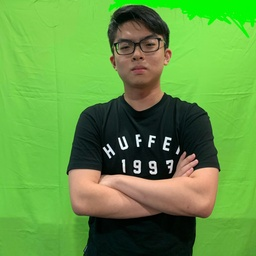
#> input picture my_photoshop/image_contest/figure.jpg, 256 x 256 px, shrunk from 3024 x 3024 before the run
$ python best_photoshop_award.py
#> lines starting #> are read from the running program, lines starting #| are printed output that depends on the picture
### my_photoshop/simpleimage.py
#!/usr/bin/env python3

"""
Stanford CS106AP SimpleImage
Nick Parlante, Sonja Johnson-Yu, and Nick Bowman
 -6/2019 version has file reading, pix, and foreach iterator

SimpleImage Features:
Create image:
    image = SimpleImage.blank(400, 200)   # create new image of size
    image = SimpleImage('foo.jpg')        # create from file

Access size
    image.width, image.height

Iterate over all pixels:
    for pixel in image:
        #do something with pixel

Get pix at x,y
    pix = image.get_pix(x, y)
    # pix is RGB tuple like (100, 200, 0)

Set pix at x,y
    image.set_pix(x, y, pix)   # set data by tuple also

Get Pixel object at x,y
    pixel = image.get_pixel(x, y)
    pixel.red = 0
    pixel.blue = 255

Show image on screen
    image.show()

The main() function below demonstrates the above functions as a test.
"""

import sys
# If the following line fails, "Pillow" needs to be installed
from PIL import Image


def clamp(num):
    """
    Return a "clamped" version of the given num,
    converted to be an int limited to the range 0..255 for 1 byte.
    """
    num = int(num)
    if num < 0:
        return 0
    if num >= 256:
        return 255
    return num


class Pixel(object):
    """
    A pixel at an x,y in a SimpleImage.
    Supports set/get .red .green .blue
    and get .x .y
    """
    def __init__(self, image, x, y):
        self.image = image
        self._x = x
        self._y = y

    def __str__(self):
        return 'r:' + str(self.red) + ' g:' + str(self.green) + ' b:' + str(self.blue)

    # Pillow image stores each pixel color as a (red, green, blue) tuple.
    # So the functions below have to unpack/repack the tuple to change anything.

    @property
    def red(self):
        return self.image.px[self._x, self._y][0]

    @red.setter
    def red(self, value):
        rgb = self.image.px[self._x, self._y]
        self.image.px[self._x, self._y] = (clamp(value), rgb[1], rgb[2])

    @property
    def green(self):
        return self.image.px[self._x, self._y][1]

    @green.setter
    def green(self, value):
        rgb = self.image.px[self._x, self._y]
        self.image.px[self._x, self._y] = (rgb[0], clamp(value), rgb[2])

    @property
    def blue(self):
        return self.image.px[self._x, self._y][2]

    @blue.setter
    def blue(self, value):
        rgb = self.image.px[self._x, self._y]
        self.image.px[self._x, self._y] = (rgb[0], rgb[1], clamp(value))

    @property
    def x(self):
        return self._x

    @property
    def y(self):
        return self._y


# color tuples for background color names 'red' 'white' etc.
BACK_COLORS = {
    'white': (255, 255, 255),
    'black': (0, 0, 0),
    'red': (255, 0, 0),
    'green': (0, 255, 0),
    'blue': (0, 0, 255),
}


class SimpleImage(object):
    def __init__(self, filename, width=0, height=0, back_color=None):
        """
        Create a new image. This case works: SimpleImage('foo.jpg')
        To create a blank image use SimpleImage.blank(500, 300)
        The other parameters here are for internal/experimental use.
        """
        # Create pil_image either from file, or making blank
        if filename:
            self.pil_image = Image.open(filename).convert("RGB")
            if self.pil_image.mode != 'RGB':
                raise Exception('Image file is not RGB')
            self._filename = filename  # hold onto
        else:
            if not back_color:
                back_color = 'white'
            color_tuple = BACK_COLORS[back_color]
            if width == 0 or height == 0:
                raise Exception('Creating blank image requires width/height but got {} {}'
                                .format(width, height))
            self.pil_image = Image.new('RGB', (width, height), color_tuple)
        self.px = self.pil_image.load()
        size = self.pil_image.size
        self._width = size[0]
        self._height = size[1]
        self.curr_x = 0
        self.curr_y = 0

    def __iter__(self):
        return self

    # [26 lines left out: functions __next__, increment_curr_counters, blank, file, not called in this run]

    @property
    def width(self):
        """Width of image in pixels."""
        return self._width

    @property
    def height(self):
        """Height of image in pixels."""
        return self._height

    def get_pixel(self, x, y):
        """
        Returns a Pixel at the given x,y, suitable for getting/setting
        .red .green .blue values.
        """
        if x < 0 or x >= self._width or y < 0 or y >= self.height:
            e = Exception('get_pixel bad coordinate x %d y %d (vs. image width %d height %d)' %
                          (x, y, self._width, self.height))
            raise e
        return Pixel(self, x, y)

    # [14 lines left out: functions set_pixel, set_rgb, not called in this run]

    def get_pix(self, x, y):
        """Get pix RGB tuple (200, 100, 50) for the given x,y."""
        return self.px[x, y]

    def set_pix(self, x, y, pix):
        """Set the given pix RGB tuple into the image at the given x,y."""
        self.px[x, y] = pix

    def show(self):
        """Displays the image using an external utility."""
        self.pil_image.show()

    def make_as_big_as(self, image):
        """Resizes image to the shape of the given image"""
        self.pil_image = self.pil_image.resize((image.width, image.height))
        self.px = self.pil_image.load()
        size = self.pil_image.size
        self._width = size[0]
        self._height = size[1]


# [30 lines left out: function main, not called in this run]


# [2 lines that do not run on import are left out]

### my_photoshop/best_photoshop_award.py
"""
File: best_photoshop_award.py
----------------------------------
This file creates a photoshopped image
that is going to compete for the 2020 Best
Photoshop Award for SC101P.
Please put all the images you use in image_contest folder
and make sure to choose which award you are aiming at
"""
from simpleimage import SimpleImage


def main():
    """
    These codes combined two images, and turn the figure into gray scale.
    After it launched, we could see a suspect taking a photo shoot.
    """
    figure = SimpleImage('image_contest/figure.jpg')
#> in __init__, self.pil_image is the input picture: PIL image 256x256 RGB; mean R, G, B 97.7, 152.8, 65.4
    background = SimpleImage('image_contest/background.jpg')
#> call 2 of __init__, with filename = 'image_contest/background.jpg', width = 0, height = 0
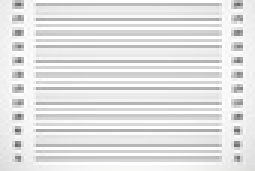
#> input picture my_photoshop/image_contest/background.jpg, 85 x 57 px, shrunk from 999 x 671 before the run (shown 3 times larger)
#> in __init__, self.pil_image is the input picture: PIL image 85x57 RGB; mean R, G, B 227.3, 227.3, 227.3
    result = combine(background, figure)
    result.show()


def combine(background_img, figure_img):
    """
    :param background_img: (SimpleImage), the background image.
    :param figure_img: (SimpleImage), a figure stand in front of a green screen
    :return: (SimpleImage), Combining both images, the background_img will replace all the green part on figure_img,
                            the figure will also turn in to gray scale
    """
    background_img.make_as_big_as(figure_img)
#> in make_as_big_as, `self.pil_image = self.pil_image.resize((image.width, image.height))`:
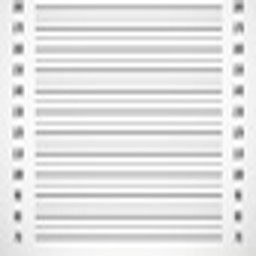
#> self.pil_image: PIL image 256x256 RGB; mean R, G, B 227.3, 227.3, 227.3
    for y in range(figure_img.height):
        for x in range(figure_img.width):
            background = background_img.get_pixel(x, y)
            figure = figure_img.get_pixel(x, y)
            bigger = max(figure.red, figure.blue)
            avg = (figure.red + figure.green + figure.blue)/3
            if figure.green > bigger + 35:
                figure.red = background.red - 30
                figure.green = background.green - 30
                figure.blue = background.blue - 30
            else:
                figure.red = avg + 55
                figure.green = avg + 55
                figure.blue = avg + 55
    return figure_img


if __name__ == '__main__':
    main()
#> in show, `self.pil_image.show()`:
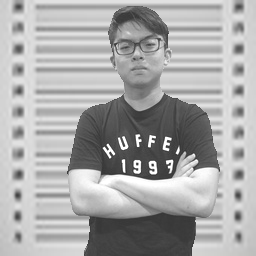
#> shown: PIL image 256x256 RGB; mean R, G, B 169.2, 169.2, 169.2
